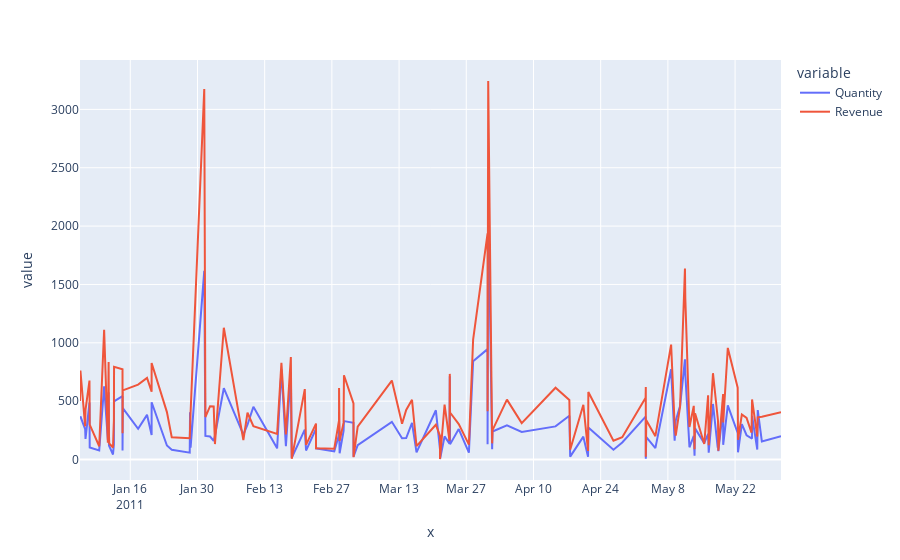

Notebook code cell kept with this figure:
### Code cell
px.line(data_frame=jan_may_df[jan_may_df.Country == 'France'].sort_values('InvoiceDate').groupby('InvoiceDate').sum(), y=['Quantity','Revenue'], x=jan_may_df[jan_may_df.Country == 'France'].sort_values('InvoiceDate').groupby('InvoiceDate').sum().index)
